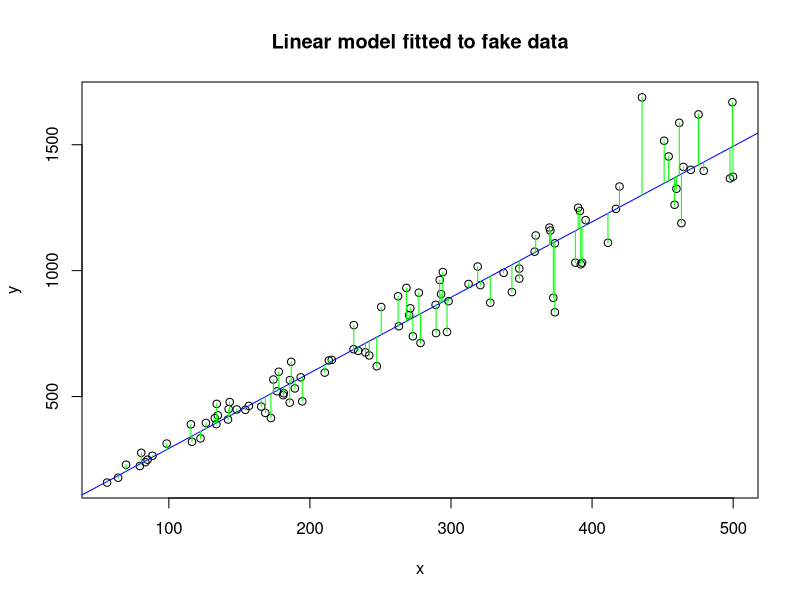
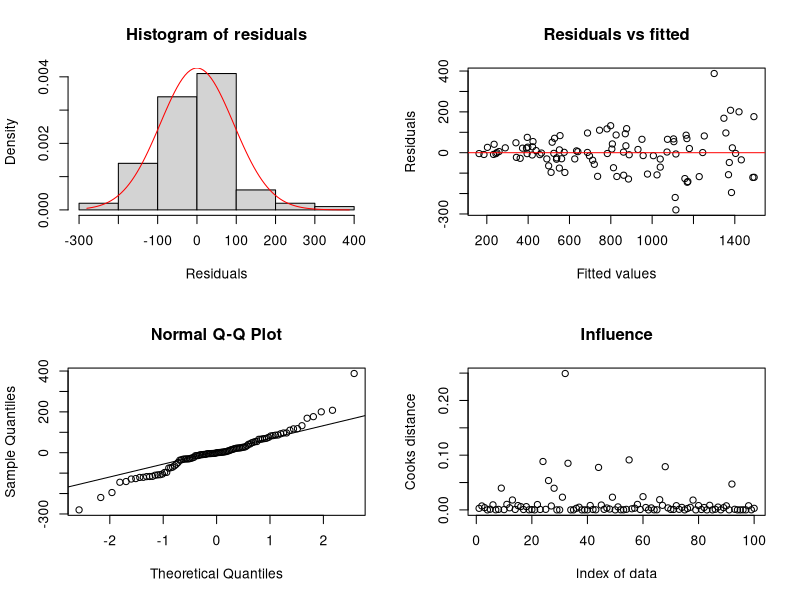
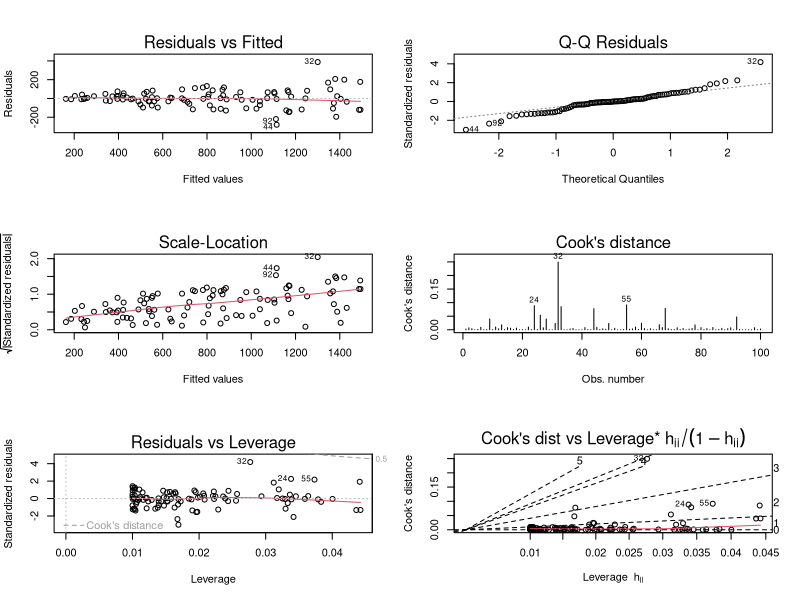

Reproduce these figures in R, in order.
# There are two programs that demonstrate diagnostic procedures for evaluating
# models fitted by likelihood methods. This is program 1 (diagnostics1.r), which
# is oriented toward Normal, linear, and generalized linear models and their
# multilevel counterparts. The second program (diagnostics2.r) has procedures
# for more general likelihood cases (including arbitrary data distributions and
# nonlinear models). Much of the advice here should in principle also apply to
# Bayesian models especially when strong priors are not used and the likelihood
# contains most of the information in the posterior.
# 
# It is important not to get confused by the different parts of this program.
# Generating fake data and linear regression are not part of the diagnostic
# methods. We need example datasets - so we'll make them up. We'll make up data
# where the true model is a simple linear or nonlinear function. Once we have
# fake data, we'll fit a linear model to it using lm(), then we'll consider
# diagnostics for the fitted model. Most of these methods extend from the Normal
# linear model to the rest of the linear model family (GLMM etc).
#
# In the program below, choose one of four possible scenarios for generating 
# fake data (run just the lines for that scenario), then skip to the rest of the
# code (from line starting with "#--Linear regression") to examine the
# diagnostic plots for a Normal linear model fitted to those data.
# 
# Brett Melbourne 18 Oct 2018
#

# 1) Generate some data (linear)
a <- 0    #y-intercept
b <- 3    #slope of linear predictor
v <- 1000    #error variance
x <- runif(100,50,100)    #an x variable
y <- a + b*x + rnorm(100,sd=sqrt(v)) #the y data


# 2) Generate some data (nonlinear)
a <- 0    #y-intercept
b <- 1    #slope of linear predictor
c <- 1    #quadratic parameter - controls degree of nonlinearity
v <- 10000    #error variance
x <- runif(100,50,100)    #an x variable
y <- a + b*x + c*x^2 + rnorm(100,sd=sqrt(v)) #the y data


# 3) Generate some data (linear with outlier)
a <- 0    #y-intercept
b <- 3    #slope of linear predictor
v <- 1000    #error variance
x <- runif(100,50,100)    #an x variable
y <- a + b*x + rnorm(100,sd=sqrt(v)) #the y data
y[which.min(x)] <- y[which.min(x)] * 2.5


# 4) Generate some data (linear but not Normal; instead lognormal)
a <- 0    #y-intercept
b <- 3    #slope of linear predictor
v <- 0.01  #error variance on log scale
x <- runif(100,50,500)    #an x variable
y <-  rlnorm(100,meanlog=log(a+b*x),sdlog=sqrt(v)) #the y data



#--Linear regression of the fake data 
# We are doing simple linear regression using `lm()` as a simple example of
# fitting a model.
fit <- lm(y~x)
plot(x,y,main="Linear model fitted to fake data")
abline(fit,col="blue")

#----Diagnostics-------------------------------------------------------------------

# So, now we have a fitted model, are there any problems with the model?

# Begin by calculating some basic quantities. Some of these are easily obtained
# from the object saved by `lm()` but we will instead calculate these here from
# first principles to illustrate how to go about it for more complex models.

# First we want the model predictions (also called the "fitted values"), which 
# we'll calculate by plugging the maximum likelihood estimates of the parameters
# into the equation for the linear model.
pars <- coef(fit)                  #These are the best fit parameters
pars                               #The parameter marked "x" is the slope
preds <- pars[1] + pars[2] * x 

# Then we will calculate the residuals (observed minus predicted)
segments(x,preds,x,y,col="green") #shows the residuals
r <- y - preds

# And here is a special diagnostic for linear normal models, called Cook's
# statistic, that measures the influence of a data point. We'll use the built in
# function to calculate it. This only works for an `lm()` fitted object.
cooks <- cooks.distance(fit) 

# Cook's statistic is what is called a "deletion diagnostic". In
# `diagnostics2.R` we will look at a more general algorithm for deletion
# diagnostics that can be applied to any model, including multilevel models.


#----Diagnostic plots-----------------------------------------------------------
par(mfrow=c(2,2))
# 1. histogram of residuals assessed against theoretical distribution
hist(r, xlab = "Residuals", main = "Histogram of residuals",freq=FALSE)
rseq <- seq(min(r),max(r),length.out=100)
lines(rseq,dnorm(rseq,mean=0,sd=sd(r)),col="red")

# 2. Residuals vs predicted (fitted)
plot(preds,r, ylab = "Residuals", xlab = "Fitted values",
     main = "Residuals vs fitted")
abline(h=0,col="red")

# 3. Quantile-quantile plot
qqnorm(r) #This plots the same graph using R's built in function
qqline(r)
# See quantiles_&_qqplots.R for a tutorial on quantiles and Q-Q plots

# 4. Cooks distance (case deletion diagnostic)
plot(1:length(cooks),cooks, ylab = "Cooks distance", xlab = "Index of data",
     main = "Influence")

# Several of these, or variants, are also are produced by by R's linear
# regression tools.
par(mfrow=c(3,2))
plot(fit,1:6,ask=FALSE)
?plot.lm